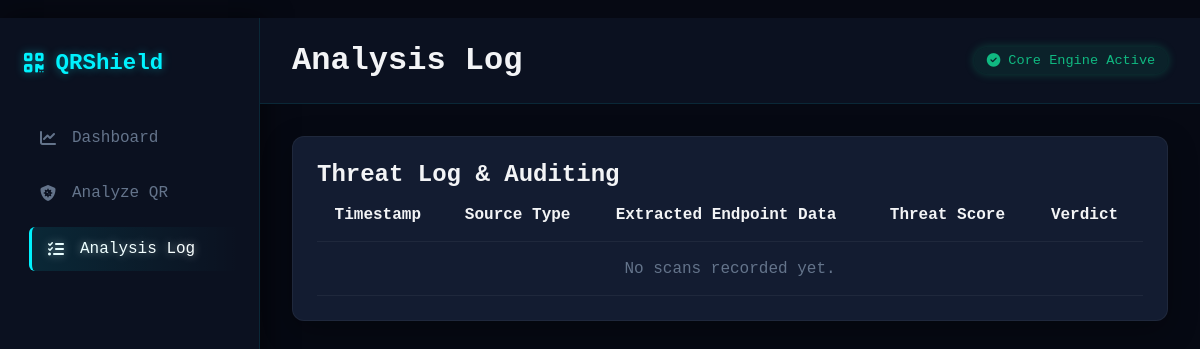
Before: /history with the older database file.
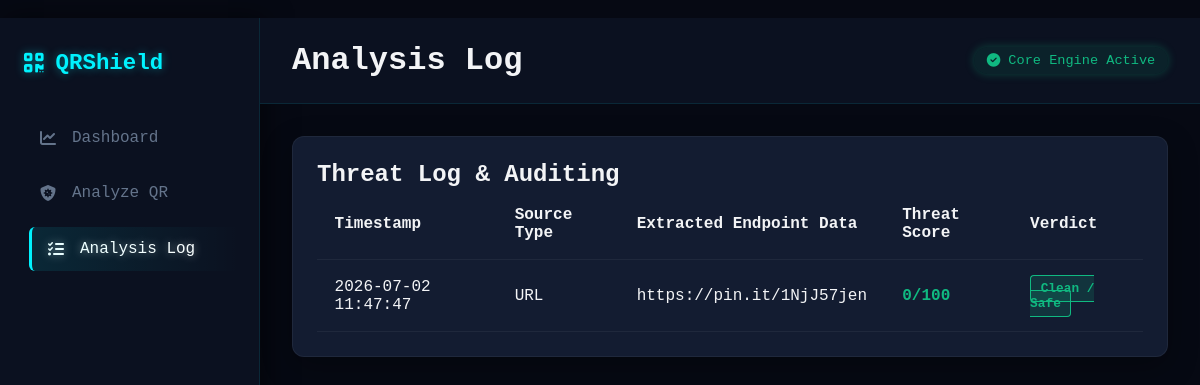
After: the same page with the newer database file.
### tables this page shows
CREATE TABLE scans (
        id INTEGER PRIMARY KEY AUTOINCREMENT,
        qr_data TEXT NOT NULL,
        threat_score INTEGER NOT NULL,
        verdict TEXT NOT NULL,
        scanned_at TEXT NOT NULL
     , source_type TEXT NOT NULL DEFAULT 'Direct String');

### app.py (the view)
@app.route("/history")
def history():
    scans = get_all_scans()
    return render_template("history.html", scans=scans, page_title="Analysis Log", title="History | QR Threat Analyzer")

### database.py (called while the page is built)
def get_all_scans():
    conn = sqlite3.connect(DB_NAME)
    cursor = conn.cursor()
    cursor.execute("""
        SELECT id, qr_data, threat_score, verdict, source_type, scanned_at
        FROM scans
        ORDER BY id DESC
    """)
    scans = cursor.fetchall()
    conn.close()
    return scans

### templates/history.html
﻿{% extends "base.html" %}
{% block content %}
    <div class="card table-card">
        <h2>Threat Log & Auditing</h2>
        <div class="table-responsive">
            <table>
                <thead>
                    <tr>
                        <th>Timestamp</th>
                        <th>Source Type</th>
                        <th>Extracted Endpoint Data</th>
                        <th>Threat Score</th>
                        <th>Verdict</th>
                    </tr>
                </thead>
                <tbody>
                    {% if scans %}
                        {% for scan in scans %}
                            <tr>
                                <td>{{ scan[5] }}</td>
                                <td>{{ scan[4] }}</td>
                                <td><code>{{ scan[1] }}</code></td>
                                <td><span class="score {{ 'score-high' if scan[2] >= 65 else 'score-mid' if scan[2] >= 35 else 'score-low' }}">{{ scan[2] }}/100</span></td>
                                <td>
                                    {% if scan[3] == 'Malicious' %}
                                        <span class="badge badge-fail">Malicious</span>
                                    {% elif scan[3] == 'Suspicious' %}
                                        <span class="badge badge-warn">Suspicious</span>
                                    {% else %}
                                        <span class="badge badge-success">Clean / Safe</span>
                                    {% endif %}
                                </td>
                            </tr>
                        {% endfor %}
                    {% else %}
                        <tr>
                            <td colspan="5" style="text-align:center; color: var(--text-muted);">No scans recorded yet.</td>
                        </tr>
                    {% endif %}
                </tbody>
            </table>
        </div>
    </div>
{% endblock %}

### templates/base.html (shortened to what this page needs)
﻿<!DOCTYPE html>
<html lang="en">
<head>
    <link rel="stylesheet" href="{{ url_for('static', filename='css/style.css') }}">
    <link rel="stylesheet" href="https://cdnjs.cloudflare.com/ajax/libs/font-awesome/6.4.0/css/all.min.css">
</head>
<body>
    <div class="app-container">
        <aside class="sidebar">
            <div class="logo">
                <i class="fa-solid fa-qrcode"></i> <span>QRShield</span>
            </div>
            <nav class="nav-menu">
                <a href="{{ url_for('home') }}" class="nav-item" id="nav-index"><i class="fa-solid fa-chart-line"></i> Dashboard</a>
                <a href="{{ url_for('scan_page') }}" class="nav-item" id="nav-scan"><i class="fa-solid fa-shield-virus"></i> Analyze QR</a>
                <a href="{{ url_for('history') }}" class="nav-item" id="nav-history"><i class="fa-solid fa-list-check"></i> Analysis Log</a>
            </nav>
        </aside>
        <main class="main-content">
            <header class="top-header">
                <h1 id="page-title">{{ page_title }}</h1>
                <div class="system-badge secure">
                    <i class="fa-solid fa-circle-check"></i> Core Engine Active
                </div>
            </header>
            <div class="content-body">
                {% block content %}{% endblock %}
            </div>
        </main>
    </div>
</body>
</html>

### static/css/style.css (style rules this page uses)
:root { --bg-main: #060913; --bg-side: #0b1120; --bg-card: #131c31; --accent: #00f2fe; --accent-glow: rgba(0, 242, 254, 0.4); --text-main: #f3f4f6; --text-muted: #64748b; --success: #10b981; --success-glow: rgba(16, 185, 129, 0.3); --warning: #f59e0b; --danger: #ff0055; --danger-glow: rgba(255, 0, 85, 0.3); }
* { margin: 0; padding: 0; box-sizing: border-box; font-family: 'Consolas', 'Fira Code', monospace; }
body { background-color: var(--bg-main); color: var(--text-main); overflow-x: hidden; }
.app-container { display: flex; min-height: 100vh; }
.sidebar { width: 260px; background-color: var(--bg-side); padding: 2rem 1.5rem; display: flex; flex-direction: column; gap: 2.5rem; border-right: 1px solid rgba(0, 242, 254, 0.1); box-shadow: 5px 0 25px rgba(0,0,0,0.5); }
.logo { font-size: 1.4rem; font-weight: bold; display: flex; align-items: center; gap: 0.75rem; color: var(--accent); text-shadow: 0 0 10px var(--accent-glow); animation: pulseGlow 3s infinite ease-in-out; }
.nav-menu { display: flex; flex-direction: column; gap: 0.75rem; }
.nav-item { color: var(--text-muted); text-decoration: none; padding: 0.8rem 1rem; border-radius: 6px; display: flex; align-items: center; gap: 1rem; transition: all 0.4s cubic-bezier(0.165, 0.84, 0.44, 1); position: relative; overflow: hidden; }
.nav-item::before { content: ''; position: absolute; left: 0; top: 0; height: 100%; width: 0; background: linear-gradient(90deg, rgba(0, 242, 254, 0.1), transparent); transition: width 0.3s; }
.nav-item:hover::before, .nav-item.active::before { width: 100%; }
.nav-item:hover, .nav-item.active { color: #fff; border-left: 3px solid var(--accent); transform: translateX(5px); text-shadow: 0 0 8px rgba(255,255,255,0.5); }
.main-content { flex: 1; display: flex; flex-direction: column; }
.top-header { background-color: var(--bg-side); padding: 1.5rem 2rem; display: flex; justify-content: space-between; align-items: center; border-bottom: 1px solid rgba(0, 242, 254, 0.1); }
.system-badge { padding: 0.4rem 0.8rem; border-radius: 20px; font-size: 0.85rem; display: flex; align-items: center; gap: 0.5rem; box-shadow: 0 0 10px var(--success-glow); }
.system-badge.secure { background: rgba(16, 185, 129, 0.1); color: var(--success); }
.content-body { padding: 2rem; display: flex; flex-direction: column; gap: 2rem; }
.card { background-color: var(--bg-card); border-radius: 12px; padding: 1.5rem; border: 1px solid rgba(255, 255, 255, 0.05); box-shadow: 0 10px 30px rgba(0, 0, 0, 0.3); transition: transform 0.3s, border-color 0.3s, box-shadow 0.3s; }
table { width: 100%; border-collapse: collapse; text-align: left; }
th, td { padding: 1.1rem; border-bottom: 1px solid rgba(255,255,255,0.05); }
tr { transition: background 0.3s; }
.badge { padding: 0.3rem 0.6rem; border-radius: 4px; font-size: 0.8rem; font-weight: bold; }
.badge-success { background: rgba(16, 185, 129, 0.15); color: var(--success); border: 1px solid var(--success); }
.score { font-weight: 700; }
.score-low { color: var(--success); }

Changed rows visible on the page:
added scans: scanned_at "2026-07-02 11:47:47", source_type "URL", qr_data "https://pin.it/1NjJ57jen", threat_score "0", verdict "Clean / Safe"
Other visible differences:
text no longer shown: "No scans recorded yet."
